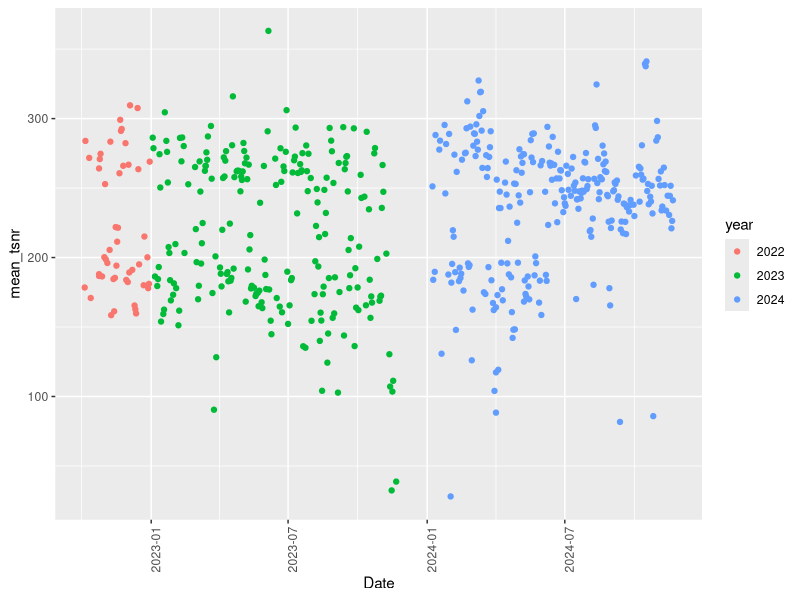
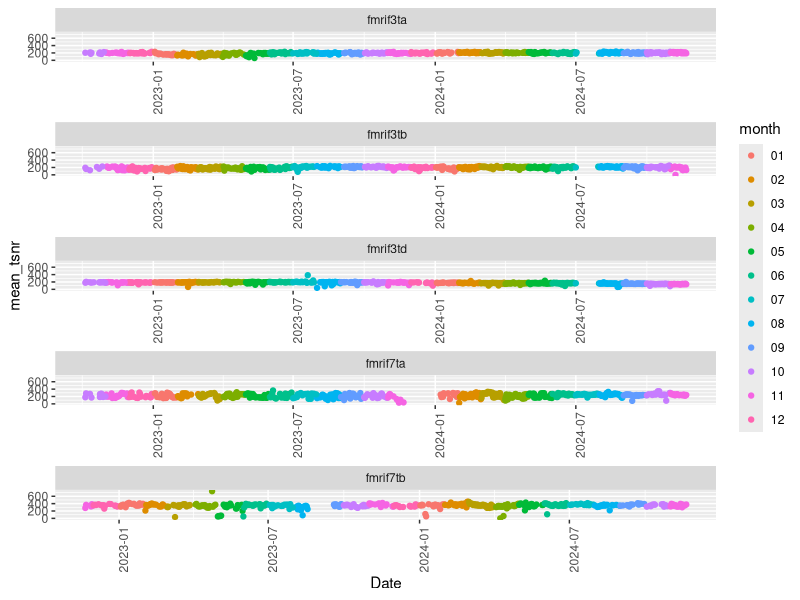
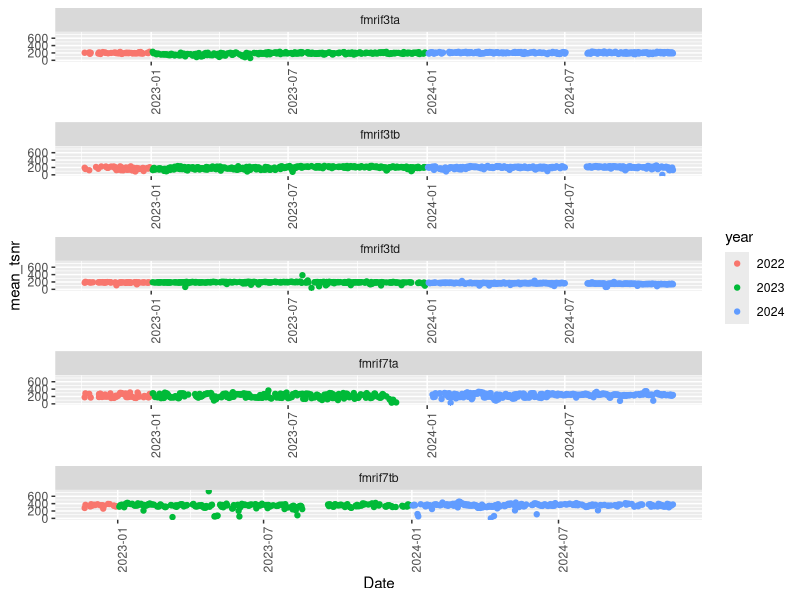
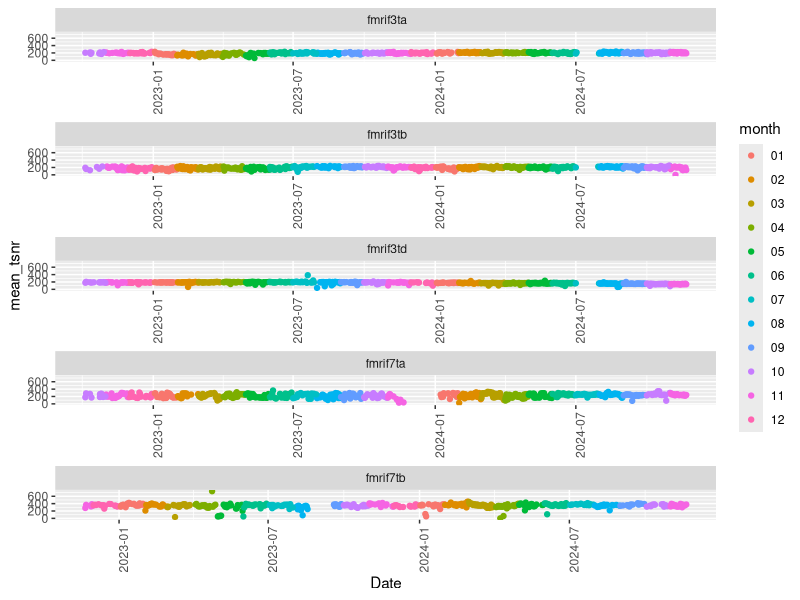

The R script that drew these images, in order:
library(tidyverse)
library(ggplot2)

setwd('/Users/molfesepj/Library/CloudStorage/OneDrive-NationalInstitutesofHealth/FMRIF/fmrif_qc_plot')

#load data
A3 = read.csv('fbirn_3ta_00.txt')
B3 = read.csv('fbirn_3tb_00.txt')
D3 = read.csv('fbirn_3td_00.txt')
A7 = read.csv('fbirn_7ta_00.txt')
B7 = read.csv('fbirn_7tb_00.txt')
B7$scanner='fmrif7tb'
A7$scanner='fmrif7ta'

mydata = A3
mydata = rbind(mydata, B3)
mydata = rbind(mydata, D3)
mydata = rbind(mydata, A7)
mydata = rbind(mydata, B7)

mydata$scanner = as.factor(mydata$scanner)
mydata$Date = as.Date(mydata$Date, format="%Y-%m-%d")
mydata$month = format(as.Date(mydata$Date, format="%Y-%m-%d"), "%m")
mydata$year = format(as.Date(mydata$Date, format="%Y-%m-%d"), "%Y")

ggplot(mydata[mydata$scanner=='fmrif7ta',], aes(x=Date, y=mean_tsnr, colour=year)) + geom_point() + theme(axis.text.x=element_text(angle=90, hjust=1))

ggplot(mydata, aes(x=Date, y=mean_tsnr, colour=month)) + geom_point() + facet_wrap(~scanner, scales='free_x', nrow = 5) + theme(axis.text.x=element_text(angle=90, hjust=1))
ggsave('myplot2.png')


ggplot(mydata, aes(x=Date, y=mean_tsnr, colour=year)) + geom_point() + facet_wrap(~scanner, scales='free_x', nrow = 5) + theme(axis.text.x=element_text(angle=90, hjust=1))
